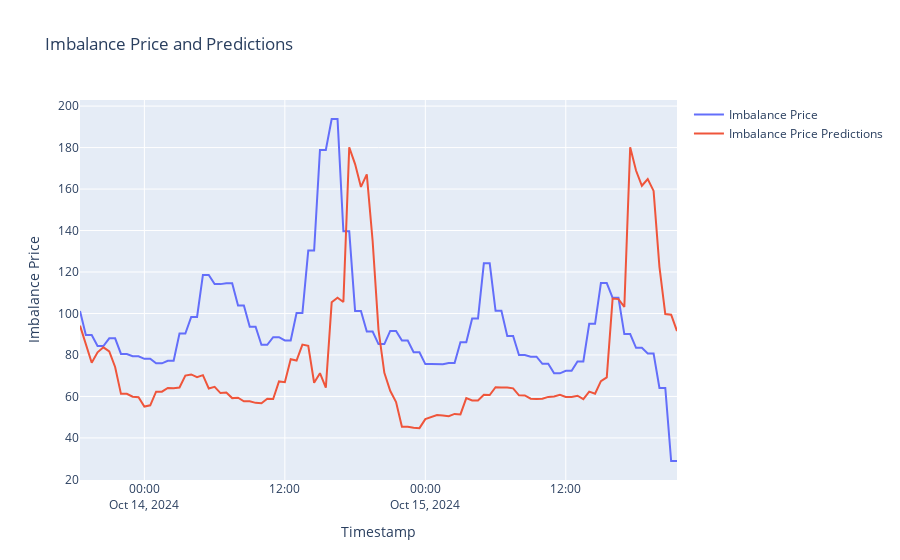

Notebook source saved alongside this figure:
### Code cell
#plot imbalance price and predictions
fig = go.Figure()
fig.add_trace(go.Scatter(x=df_api_new_merged1["timestamp_utc"], y=df_api_new_merged1["day_ahead_price"], mode='lines', name='Imbalance Price'))
fig.add_trace(go.Scatter(x=df_api_new_merged1["timestamp_utc"], y=df_api_new_merged1["day_ahead_price_predictions"], mode='lines', name='Imbalance Price Predictions'))
fig.update_layout(title='Imbalance Price and Predictions', xaxis_title='Timestamp', yaxis_title='Imbalance Price')
fig.show()
